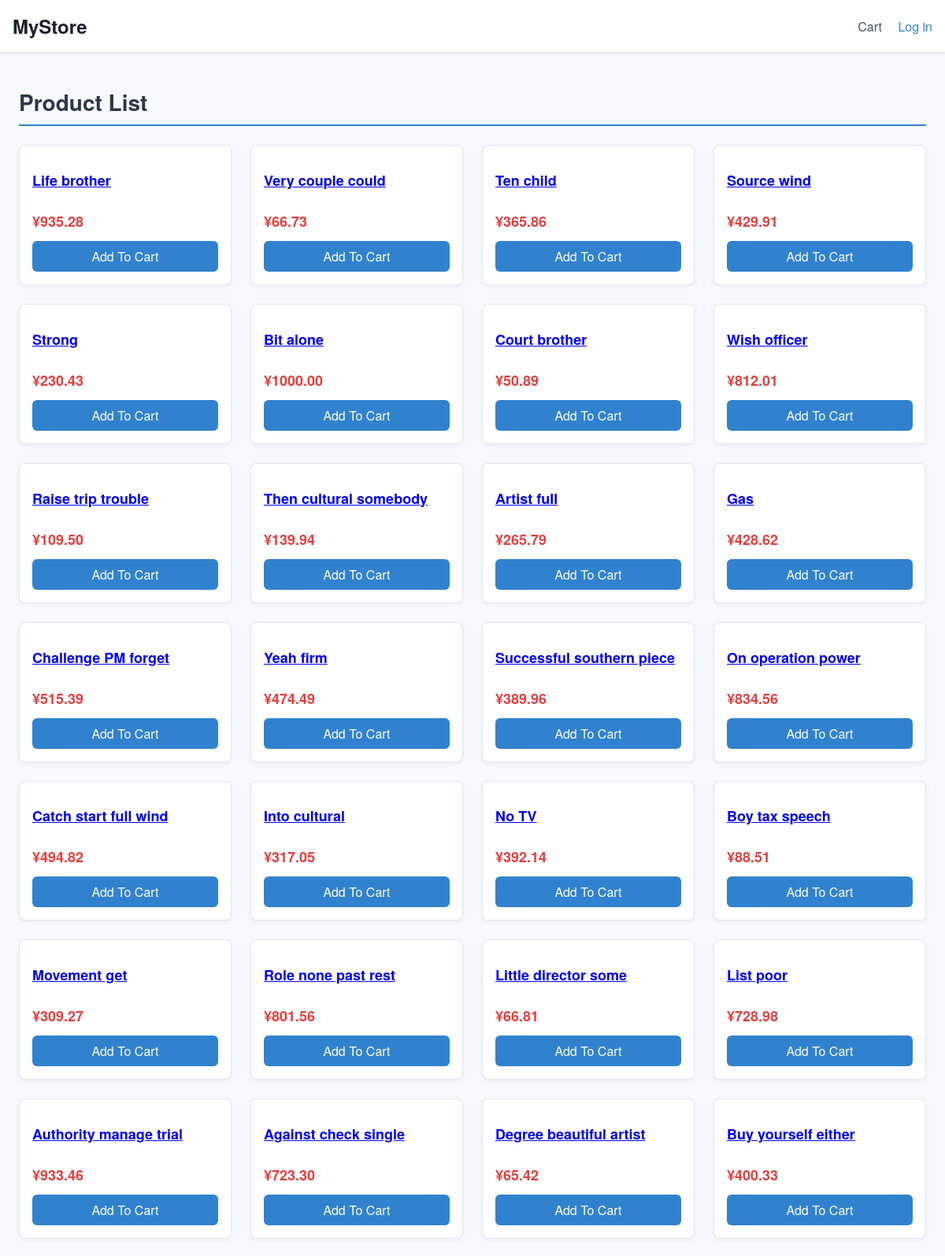
The app's page /shop/ (upper part) with its own data.
### shop/models.py (models this page shows, shortened)
class Product(models.Model):
    sku = models.CharField(max_length=50, unique=True)
    name = models.CharField(max_length=200)
    category = models.ForeignKey(Category, on_delete=models.PROTECT, related_name="products")
    price = models.DecimalField(max_digits=10, decimal_places=2)
    description = models.TextField(blank=True)
    stock = models.PositiveIntegerField(default=0)
    image_url = models.URLField(blank=True)

### shop/views.py (the view)
# urls.py: path('', views.product_list, name='product_list'),
def product_list(request):
    products = Product.objects.all()
    return render(request, "shop/product_list.html", {'products': products})

### shop/templates/shop/product_list.html (shortened to what this page needs)
{% extends "base.html" %}
{% load static %}
{% block content %}
  <h1>Product List</h1>
  <div class="product-grid">
    {% for p in products %}
      <div class="product-card">
        <div class="content">
          <h2>
            <a href="{% url 'shop:product_detail' p.pk %}" class="hover:text-blue-600">
              {{ p.name }}
            </a>
          </h2>
          <p>¥{{ p.price }}</p>
          <a href="{% url 'shop:add_to_cart' p.pk %}" class="btn btn-primary">Add To Cart</a>
        </div>
      </div>
    {% empty %}
      <p>No Products。</p>
    {% endfor %}
  </div>
{% endblock %}

### templates/base.html (shortened to what this page needs)
<!DOCTYPE html>
<html lang="zh-CN">
<head>
</head>
<body>
  <nav class="container">
    <div style="display:flex; justify-content:space-between; align-items:center;">
      <a href="{% url 'shop:product_list' %}" class="brand">MyStore</a>
      <div class="nav-links">
        <a href="{% url 'shop:cart_detail' %}">Cart</a>
        {% if user.is_authenticated %}
          <span>Welcome，{{ user.username }}</span>
        {% else %}
          <a href="{% url 'login' %}?next={% url 'shop:product_list' %}" style="color:#3182ce;">Log in</a>
        {% endif %}
      </div>
    </div>
  </nav>
  <main class="container" style="padding:1.5rem;">
    {% block content %}{% endblock %}
  </main>
</body>
</html>

### templates/base.html (style rules this page uses)
body { font-family: "Helvetica Neue", Arial, sans-serif; background-color: #f7fafc; color: #2d3748; margin: 0; padding: 0; }
nav { background-color: #ffffff; box-shadow: 0 2px 4px rgba(0,0,0,0.1); padding: 1rem; }
nav .brand { font-size: 1.5rem; font-weight: 700; color: #1a202c; text-decoration: none; }
nav .nav-links a { margin-left: 1rem; color: #4a5568; text-decoration: none; font-weight: 500; }
.btn { display: inline-block; padding: 0.5rem 1rem; border-radius: 0.375rem; text-align: center; text-decoration: none; transition: background-color 0.2s ease; }
.btn-primary { background-color: #3182ce; color: #ffffff; }
.product-card { background-color: #ffffff; border: 1px solid #e2e8f0; border-radius: 0.5rem; overflow: hidden; transition: box-shadow 0.2s ease; display: flex; flex-direction: column; }

### shop/templates/shop/product_list.html (style rules this page uses)
h1 { font-size: 1.75rem; font-weight: bold; margin-bottom: 1.5rem; padding-bottom: 0.5rem; border-bottom: 2px solid #3182ce; position: relative; }
.product-grid { display: grid; grid-template-columns: repeat(auto-fill, minmax(240px, 1fr)); gap: 1.5rem; }
.product-card { background-color: white; border-radius: 0.5rem; box-shadow: 0 2px 6px rgba(0, 0, 0, 0.05); overflow: hidden; display: flex; flex-direction: column; transition: box-shadow 0.3s ease; }
.product-card .content { padding: 1rem; flex-grow: 1; display: flex; flex-direction: column; }
.product-card h2 { font-size: 1.125rem; font-weight: 600; margin-bottom: 0.5rem; }
.product-card p { color: #e53e3e; font-weight: bold; font-size: 1.125rem; margin-bottom: 0.75rem; }
.product-card a.btn { margin-top: auto; }

### records on screen
Product: name "Life brother", price "935.28"
Product: name "Very couple could", price "66.73"
Product: name "Ten child", price "365.86"
Product: name "Source wind", price "429.91"
Product: name "Strong", price "230.43"
Product: name "Bit alone", price "1000.00"
Product: name "Court brother", price "50.89"
Product: name "Wish officer", price "812.01"
Product: name "Raise trip trouble", price "109.50"
Product: name "Then cultural somebody", price "139.94"
Product: name "Artist full", price "265.79"
Product: name "Gas", price "428.62"
Product: name "Challenge PM forget", price "515.39"
Product: name "Yeah firm", price "474.49"
Product: name "Successful southern piece", price "389.96"
Product: name "On operation power", price "834.56"
Product: name "Catch start full wind", price "494.82"
Product: name "Into cultural", price "317.05"
Product: name "No TV", price "392.14"
Product: name "Boy tax speech", price "88.51"
Product: name "Movement get", price "309.27"
Product: name "Role none past rest", price "801.56"
Product: name "Little director some", price "66.81"
Product: name "List poor", price "728.98"
Product: name "Authority manage trial", price "933.46"
Product: name "Against check single", price "723.30"
Product: name "Degree beautiful artist", price "65.42"
Product: name "Buy yourself either", price "400.33"
